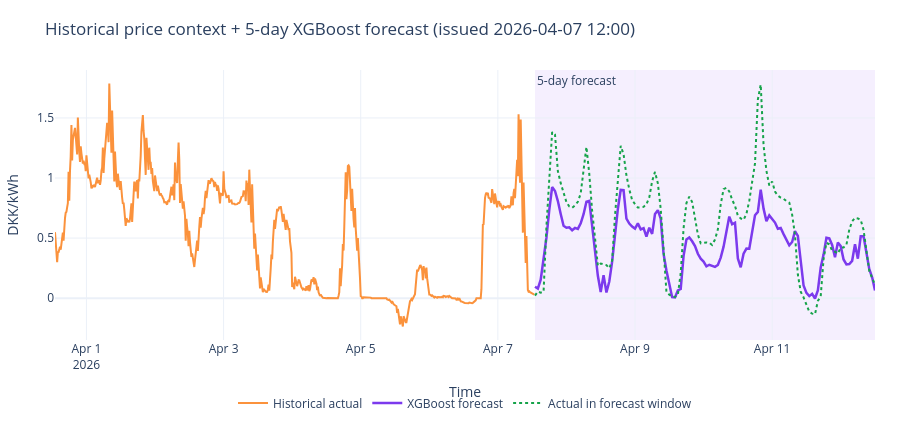

Source (notebook cell):
### Markdown cell above
### XGBoost Forecasting Model

The forecasting model is implemented in `src/models/XG_Boost_full_Res.py`. The script trains five separate XGBoost regression models, one for each forecast day:

- Day 1: horizons 1-24 hours ahead.
- Day 2: horizons 25-48 hours ahead.
- Day 3: horizons 49-72 hours ahead.
- Day 4: horizons 73-96 hours ahead.
- Day 5: horizons 97-120 hours ahead.

This design is useful because short-horizon and long-horizon forecasts have different error structures. The next few hours are usually more anchored by recent prices and near-term weather forecasts, while later horizons are more uncertain and depend more on broader calendar and weather-pattern information. Splitting the model by forecast day lets each XGBoost regressor specialize in one part of the 120-hour horizon.

XGBoost is a good choice for this project because electricity prices are tabular, nonlinear, and interaction-heavy. Gradient-boosted trees can capture threshold effects, such as very low wind or peak-hour demand, without requiring all interactions to be manually specified. The method also works well with mixed calendar, lag, and weather features, requires little feature scaling, and can later be inspected using feature importance and SHAP. Finally, the model is fast enough to retrain and evaluate with walk-forward validation, which is important for a time-series forecasting problem. A Temporal Fusion Transformer was also tested, but it performed poorly compared with XGBoost. This is likely because the available dataset is relatively limited and the forecasting problem is mainly based on structured tabular features.

Validation is performed with an expanding walk-forward split. The first 12 months are used for training, the next 3 months are used for testing, and the training window then expands forward. This preserves the time order of the data and produces out-of-sample residuals that can be used both for accuracy metrics and uncertainty estimation.
The model performance is evaluated using MAE, since it measures the average forecast error in the same unit as the electricity price. It is easy to interpret and less affected by extreme price spikes than RMSE, making it suitable for assessing typical forecast accuracy.

In the plot below, we can se how accurate the 5-day price forecasts are compared to the actual prices.

### Code cell
fig = plot_price_history_with_5day_forecast(
    issue_time="2026-04-23 00:00",
    ctx_days=7,
    unit="dkk_kwh",
    show_actuals=True,
    show_uncertainty=False,
)
